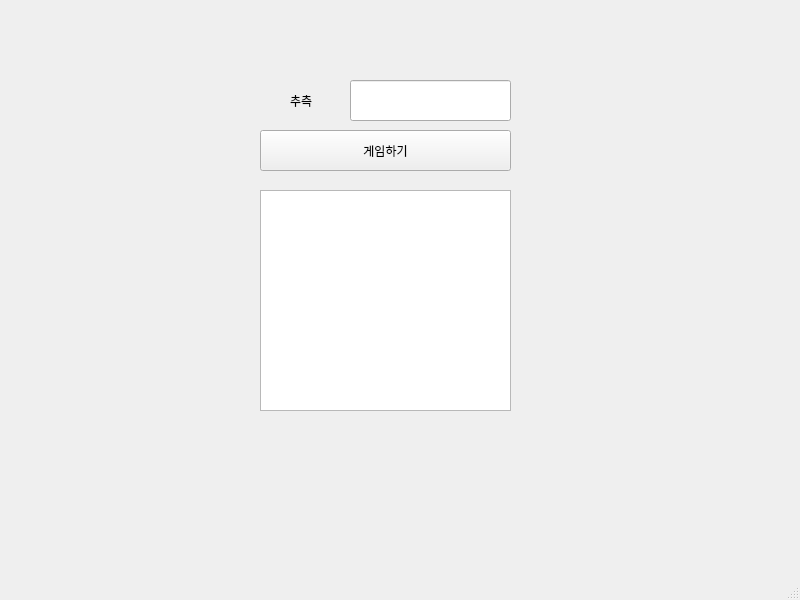
<?xml version="1.0" encoding="UTF-8"?>
<ui version="4.0">
 <class>MainWindow</class>
 <widget class="QMainWindow" name="MainWindow">
  <property name="geometry">
   <rect>
    <x>0</x>
    <y>0</y>
    <width>800</width>
    <height>600</height>
   </rect>
  </property>
  <property name="windowTitle">
   <string>MainWindow</string>
  </property>
  <widget class="QWidget" name="centralwidget">
   <widget class="QPushButton" name="pb">
    <property name="geometry">
     <rect>
      <x>260</x>
      <y>130</y>
      <width>251</width>
      <height>41</height>
     </rect>
    </property>
    <property name="text">
     <string>게임하기</string>
    </property>
   </widget>
   <widget class="QLabel" name="lbl">
    <property name="geometry">
     <rect>
      <x>290</x>
      <y>80</y>
      <width>51</width>
      <height>41</height>
     </rect>
    </property>
    <property name="frameShape">
     <enum>QFrame::NoFrame</enum>
    </property>
    <property name="text">
     <string>추측</string>
    </property>
   </widget>
   <widget class="QLineEdit" name="le">
    <property name="geometry">
     <rect>
      <x>350</x>
      <y>80</y>
      <width>161</width>
      <height>41</height>
     </rect>
    </property>
   </widget>
   <widget class="QTextEdit" name="te">
    <property name="geometry">
     <rect>
      <x>260</x>
      <y>190</y>
      <width>251</width>
      <height>221</height>
     </rect>
    </property>
   </widget>
  </widget>
  <widget class="QMenuBar" name="menubar">
   <property name="geometry">
    <rect>
     <x>0</x>
     <y>0</y>
     <width>800</width>
     <height>21</height>
    </rect>
   </property>
  </widget>
  <widget class="QStatusBar" name="statusbar"/>
 </widget>
 <resources/>
 <connections/>
</ui>
